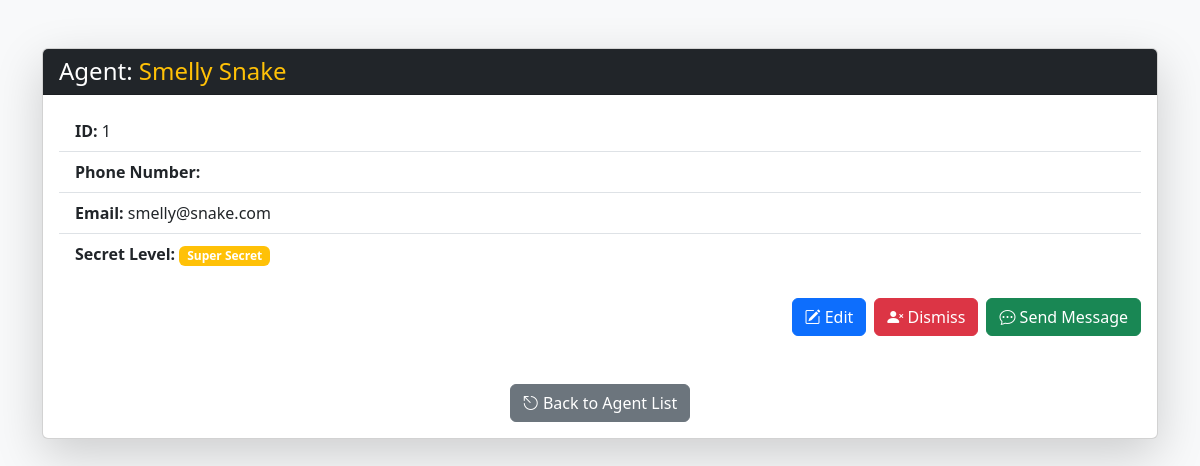
The app's page /agent/1 with its own data.
### app.py (models this page shows, shortened)
class Agents(db.Model):
    id = db.Column(db.Integer, primary_key=True)
    code_name = db.Column(db.String(40), nullable=False, unique=True)
    phone = db.Column(db.Integer)
    email = db.Column(db.String(50), nullable=False)
    secret_level = db.Column(db.Enum(LevelSecret), nullable=False)

### app.py (the view)
@app.route('/agent/<int:id>')
def show_agent(id):
    agent = Agents.query.get_or_404(id)
    return render_template('agent.html', agent=agent, theme='light')

### templates/agent.html (shortened to what this page needs)
<!DOCTYPE html>
<html lang="en">
<head>
  <link href="https://cdn.jsdelivr.net/npm/bootstrap@5.3.3/dist/css/bootstrap.min.css" rel="stylesheet">
  <link href="https://cdn.jsdelivr.net/npm/bootstrap-icons@1.10.5/font/bootstrap-icons.css" rel="stylesheet">
</head>
<body class="bg-{{ theme }} py-5">
    <div class="container">
        <div class="card shadow-lg">
            <div class="card-header bg-dark text-white">
                <h4 class="mb-0">Agent: <span class="text-warning">{{ agent.code_name.title() }}</span></h4>
            </div>
            <div class="card-body">
                <ul class="list-group list-group-flush mb-4">
                    <li class="list-group-item"><strong>ID:</strong> {{ agent.id }}</li>
                    <li class="list-group-item"><strong>Phone Number:</strong> {{ agent.phone }}</li>
                    <li class="list-group-item"><strong>Email:</strong> {{ agent.email }}</li>
                    <li class="list-group-item"><strong>Secret Level:</strong>
                        <span class="badge bg-warning">{{ agent.secret_level.value }}</span>
                    </li>
                </ul>
                <div class="d-flex justify-content-end gap-2">
                    <a href="{{ url_for('edit_agent', id=agent.id) }}" class="btn btn-primary">
                        <i class="bi bi-pencil-square"></i> Edit
                    </a>
                    <a href="{{ url_for('delete_agent', id=agent.id) }}" onclick="return confirm('Are you sure?');event.stopPropagation()" class="btn btn-danger">
                        <i class="bi bi-person-x-fill"></i> Dismiss
                    </a>
                    <a href="#" class="btn btn-success" data-bs-toggle="modal" data-bs-target="#exampleModal">
                        <i class="bi bi-chat-dots"></i> Send Message
                    </a>
                </div>
                <div class="text-center mt-5">
                    <a href="{{ url_for('get_agents') }}" class="btn btn-secondary">
                        <i class="bi bi-escape"></i> Back to Agent List
                    </a>
                </div>
            </div>
        </div>
    </div>
</body>
</html>

### records on screen
Agents: code_name "Smelly Snake", id "1", email "smelly@snake.com", secret_level.value "Super Secret"
